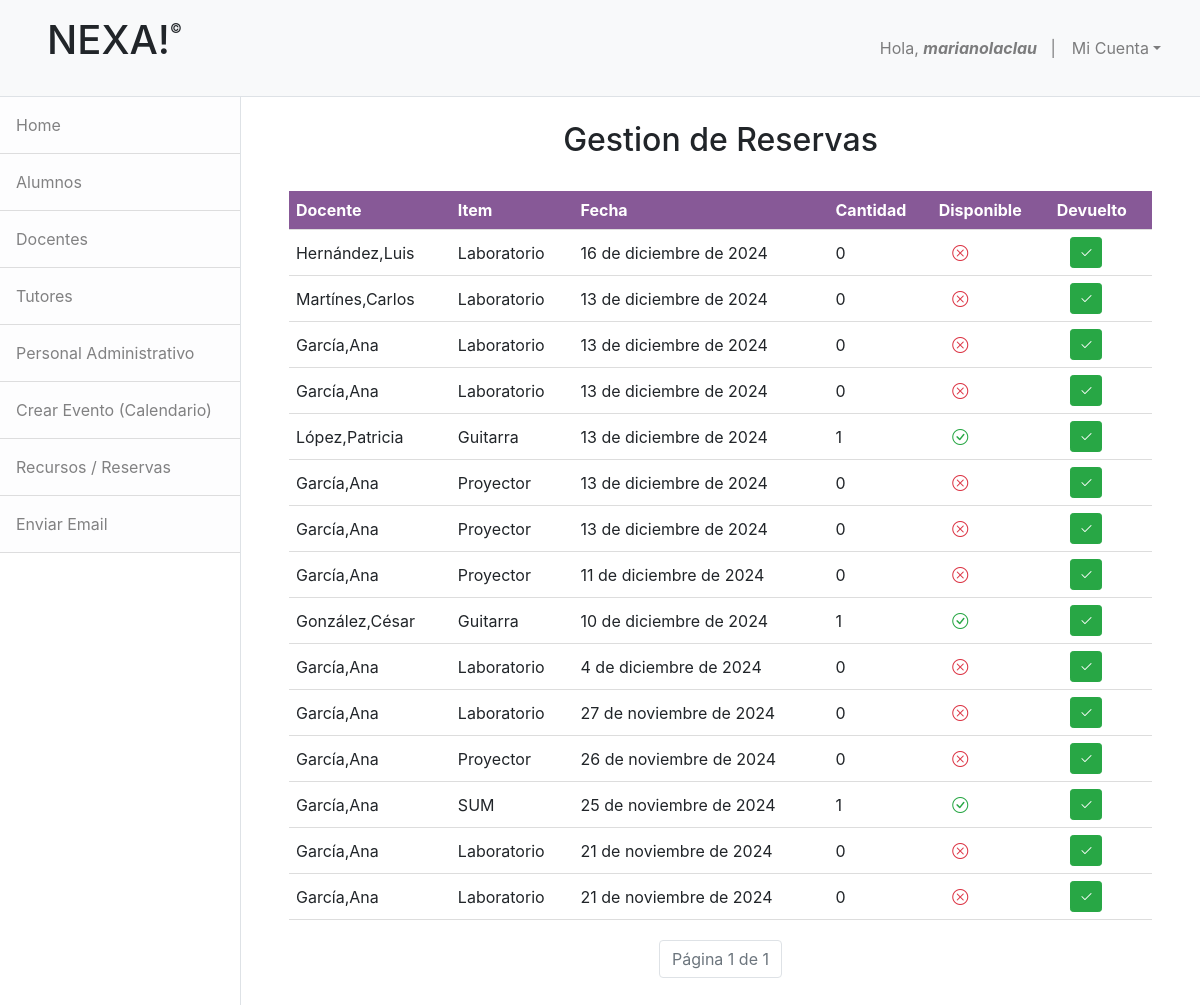
The page /reservas_admin/ (signed in) on the database its author committed.
### apps/docentes/models.py (models this page shows, shortened)
class Reserva(models.Model):
    docente = models.ForeignKey('administracion.Docente',on_delete=models.CASCADE)
    recurso = models.ForeignKey('recursos.Recursos',on_delete=models.CASCADE)
    fecha = models.DateField()
    observaciones = models.CharField(max_length=50,default='Sin observaciones.')

### apps/administracion/models.py (models this page shows)
class Docente(models.Model):
    materia = models.ForeignKey('inscripciones.Materia',on_delete=models.CASCADE)
    nombre = models.CharField(max_length=50,null=False,blank=False)
    apellido = models.CharField(max_length=50,null=False,blank=False)
    email = models.EmailField()
    direccion = models.CharField(max_length=50,null=False,blank=False)
    genero = models.ForeignKey(Genero,on_delete=models.CASCADE)
    dni = models.CharField(max_length=20, unique=True)
    nacionalidad = models.ForeignKey(Nacionalidad,on_delete=models.CASCADE)
    telefono = models.CharField(max_length=80)
    turno = models.ForeignKey(Turno,on_delete=models.CASCADE)
    curso = models.ForeignKey('inscripciones.Curso',on_delete=models.CASCADE)
    def __str__(self):
        return f"{self.apellido},{self.nombre}"

### apps/recursos/models.py (models this page shows, shortened)
class Recursos(models.Model):
    nombre = models.ForeignKey(NombreRecurso,on_delete=models.CASCADE)
    tipo = models.ForeignKey(TipoRecurso,on_delete=models.CASCADE)
    ubicacion = models.ForeignKey(Ubicacion,on_delete=models.CASCADE)
    cantidad = models.IntegerField()
    disponibilidad = models.BooleanField(default=True)
    max_unidades = models.IntegerField()
    def __str__(self):
        return self.nombre.nombre

class NombreRecurso(models.Model):
    nombre = models.CharField(max_length=50,null=False,blank=False)

### apps/administracion/views.py (the view)
# urls.py: path('reservas_admin/', ReservasView.as_view(), name='lista_reservas'),
class ReservasView(LoginRequiredMixin,ListView):
    model = Reserva
    template_name = 'administracion/reservas_admin.html'
    success_url = reverse_lazy('lista_reservas')
    paginate_by = 15
    def get_context_data(self, **kwargs):
        context = super().get_context_data(**kwargs)
        context['reservas'] = Reserva.objects.all().order_by('-fecha')
        context['recursos'] = Recursos.objects.all()
        return context

### apps/administracion/templates/administracion/reservas_admin.html (shortened to what this page needs)
{% extends 'base.html' %}
{% block nav %}
  {% include 'administracion/base_admin.html' %}
{% endblock %}
{% block content %}
<center><br><h2>Gestion de Reservas</h2><br></center>
<table>
  <tr>
    <th>Docente</th>
    <th>Item</th>
    <th>Fecha</th>
    <th>Cantidad</th>
    <th>Disponible</th>
    <th>Devuelto</th>
  </tr>
  {% for reserva in reservas %}
  <tr>
    <td>{{ reserva.docente }}</td>
    <td>{{ reserva.recurso }}</td>
    <td>{{ reserva.fecha }}</td>
    <td>{{ reserva.recurso.cantidad }}</td>
    <td>&nbsp;&nbsp;
      {% if reserva.recurso.disponibilidad %}
          <i class="bi bi-check-circle text-success"></i>
      {% else %}
          <i class="bi bi-x-circle text-danger"></i>
      {% endif %}
  </td>
    <td>
      <form method="post" action="{% url 'marcar_devuelto' reserva.id %}" style="display: inline;">
        <button type="submit" class="btn btn-success btn-sm"><i class="bi bi-check2"></i>
        </button>
      </form>
    </td>
  </tr>
  {% empty %}
  <tr>
    <td colspan="6">No hay reservas.</td>
  </tr>
  {% endfor %}
</table>
<nav>
  <ul class="pagination justify-content-center">
      <li class="page-item disabled">
          <span class="page-link">Página {{ page_obj.number }} de {{ page_obj.paginator.num_pages }}</span>
      </li>
  </ul>
</nav>
<br><br>
{% endblock %}

### apps/home/templates/base.html (shortened to what this page needs)
<!DOCTYPE html>
<html lang="en">
    <head>
        {% load static %}
        <link href="{% static 'home/css/bootstrap.css' %}" rel="stylesheet" />
        <link rel="stylesheet" href="https://cdn.jsdelivr.net/npm/bootstrap@5.2.3/dist/css/bootstrap.min.css">
        <link href="https://stackpath.bootstrapcdn.com/bootstrap/4.5.2/css/bootstrap.min.css" rel="stylesheet">
        <link href="{% static 'home/css/estilos.css' %}" rel="stylesheet" />
        <link href="{% static 'calendario/css/estilos.css' %}" rel="stylesheet" />
        <link href="{% static 'inscripciones/css/estilos.css' %}" rel="stylesheet" />
        <link href="https://cdn.jsdelivr.net/npm/bootstrap-icons/font/bootstrap-icons.css" rel="stylesheet">
    </head>
    <body>
        <nav class="navbar navbar-expand-lg navbar-light bg-light border-bottom">
            <div class="container-fluid">
                <h2><a href="#" class="nav-link"><h1>NEXA!<sup style="font-size:small;vertical-align: super;">&copy;</sup></h1>
                </a></h2>
               <div class="collapse navbar-collapse" id="navbarSupportedContent">
                    <ul class="navbar-nav ms-auto mt-2 mt-lg-0">
                        <li class="nav-item"><a class="nav-link" href="#!">Hola, <strong><em>{{user.username}}</em></strong>&nbsp;&nbsp;&nbsp;|</a></li>
                        <li class="nav-item dropdown">
                            <a class="nav-link dropdown-toggle" id="navbarDropdown" href="#" role="button" data-bs-toggle="dropdown" aria-haspopup="true" aria-expanded="false">Mi Cuenta</a>
                        </li>
                    </ul>
                </div>
            </div>
        </nav>
        <div class="d-flex" id="wrapper">
            {% block nav %}{% endblock %}
            <div id="page-content-wrapper">
                {% block content %}
                {% endblock %}
            </div>
        </div>
    </body>
</html>

### apps/inscripciones/static/inscripciones/css/estilos.css (style rules this page uses)
table { width: 90%; border-collapse: separate; border-spacing: 0; margin: auto; overflow: hidden; margin-bottom: 2%; }
th, td { text-align: left; border-bottom: 1px solid #ddd; padding: 7px; }
th { background-color: #480361a7; color: white; }

### rows shown on the page
Reserva: docente "Hernández,Luis", recurso "Laboratorio", fecha "16 de diciembre de 2024", recurso.cantidad "0"
Reserva: docente "Martínes,Carlos", recurso "Laboratorio", fecha "13 de diciembre de 2024", recurso.cantidad "0"
Reserva: docente "García,Ana", recurso "Laboratorio", fecha "13 de diciembre de 2024", recurso.cantidad "0"
Reserva: docente "García,Ana", recurso "Laboratorio", fecha "13 de diciembre de 2024", recurso.cantidad "0"
Reserva: docente "López,Patricia", recurso "Guitarra", fecha "13 de diciembre de 2024", recurso.cantidad "1"
Reserva: docente "García,Ana", recurso "Proyector", fecha "13 de diciembre de 2024", recurso.cantidad "0"
Reserva: docente "García,Ana", recurso "Proyector", fecha "13 de diciembre de 2024", recurso.cantidad "0"
Reserva: docente "García,Ana", recurso "Proyector", fecha "11 de diciembre de 2024", recurso.cantidad "0"
Reserva: docente "González,César", recurso "Guitarra", fecha "10 de diciembre de 2024", recurso.cantidad "1"
Reserva: docente "García,Ana", recurso "Laboratorio", fecha "4 de diciembre de 2024", recurso.cantidad "0"
Reserva: docente "García,Ana", recurso "Laboratorio", fecha "27 de noviembre de 2024", recurso.cantidad "0"
Reserva: docente "García,Ana", recurso "Proyector", fecha "26 de noviembre de 2024", recurso.cantidad "0"
Reserva: docente "García,Ana", recurso "SUM", fecha "25 de noviembre de 2024", recurso.cantidad "1"
Reserva: docente "García,Ana", recurso "Laboratorio", fecha "21 de noviembre de 2024", recurso.cantidad "0"
Reserva: docente "García,Ana", recurso "Laboratorio", fecha "21 de noviembre de 2024", recurso.cantidad "0"

### other values the page prints
{{ user.username }} "marianolaclau"
{{ page_obj.number }} "1"
{{ page_obj.paginator.num_pages }} "1"
